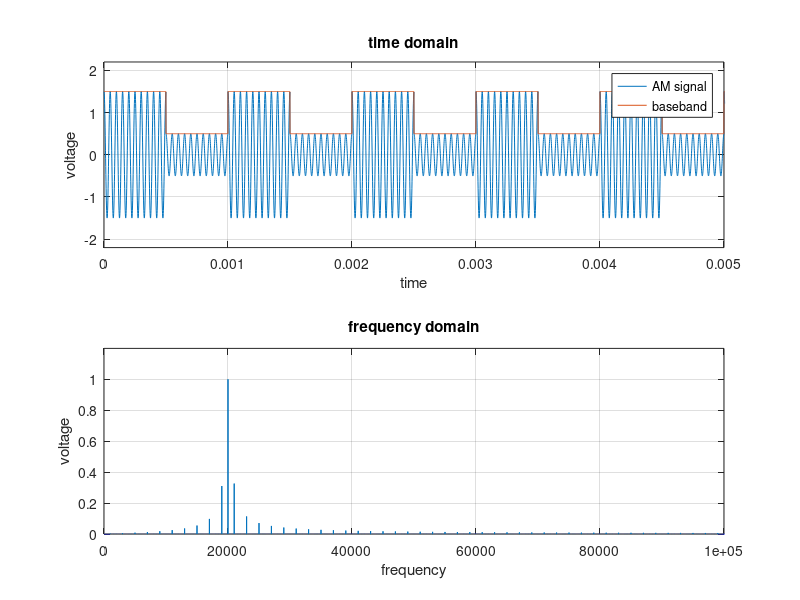

Source code (MATLAB):
% Amplitude Shift Keying

fs = 1000e3; % sample rate 100 kHz
Ts = 1/fs;  % time step
t = 0:Ts:1-Ts; % time vector start / step / end

% generate waves:
% wave 1 -> carrier / Traeger
fb1 = 20000; % Hz
ub1 = cos(2 * pi * fb1 * t);

% Baseband 1010101
fb2 = 1000; % 2000 Bits/s
ub2 = 1 + 0.5* square(2 * pi * fb2 * t);


% Vektorielle Multiplication ub1 * ub2

ub = ub1 .* ub2; % Mit DC-Anteil: 0 <= (1 + ub2) <= 2 

%  Plot Time Domain (Zeitbereichsdarstellung)
figure(1);
subplot(2, 1, 1); % 2 rows, 1 column, 1st row
plot(t, ub, t, ub2), grid on; % ub(t)
axis([0.0 0.005 -2.2 2.2]);
title('time domain');
xlabel('time');
ylabel('voltage');
legend('AM signal', 'baseband');

% Calculate Frequency Spectrum 
% with Fast Fourier Transformation (FFT)
F = fft(ub); % fourier coefficient (= amplitude) at each frequency 
n = length(ub); % number of samples
f = (0 : n-1)*(fs/n); % vector of frequencies
volt = 2/n * abs(F); % absolute value of amplitude

% Plot Frequency Domain (Frequenzbereichsdarstellung)
subplot(2, 1, 2); % 2nd row
plot(f, volt); % volt(f)
grid on;
axis([0 100e3 0 1.2]);
title('frequency domain');
xlabel('frequency');
ylabel('voltage');
